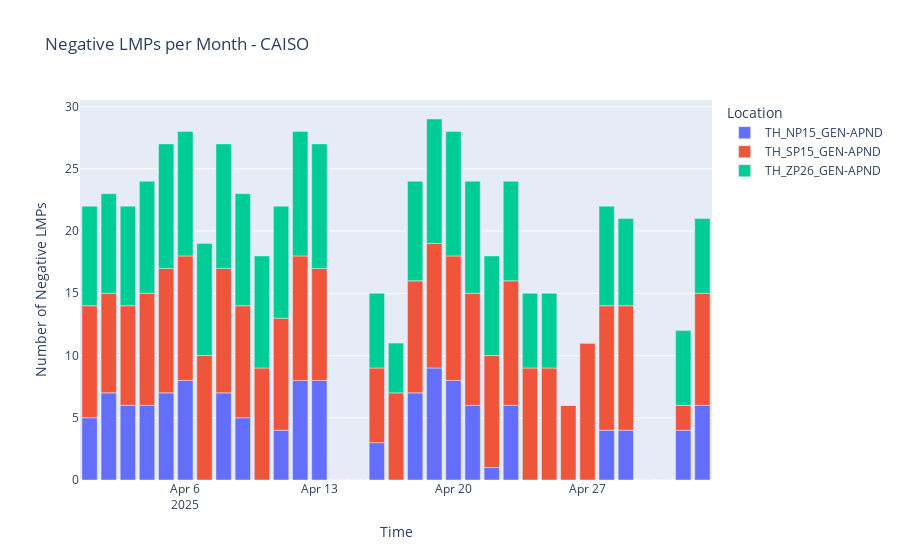

The code cell stored with this chart in its notebook:
### Code cell
negative_lmps = lmp_df[lmp_df["LMP"] < 0].set_index("Time")
negative_per_day = (
    negative_lmps.groupby("Location").resample("D")["LMP"].count().reset_index()
)

fig = px.bar(
    negative_per_day,
    x="Time",
    y="LMP",
    title="Negative LMPs per Month - CAISO",
    color="Location",
)

fig.update_yaxes(title="Number of Negative LMPs")
fig.show()
